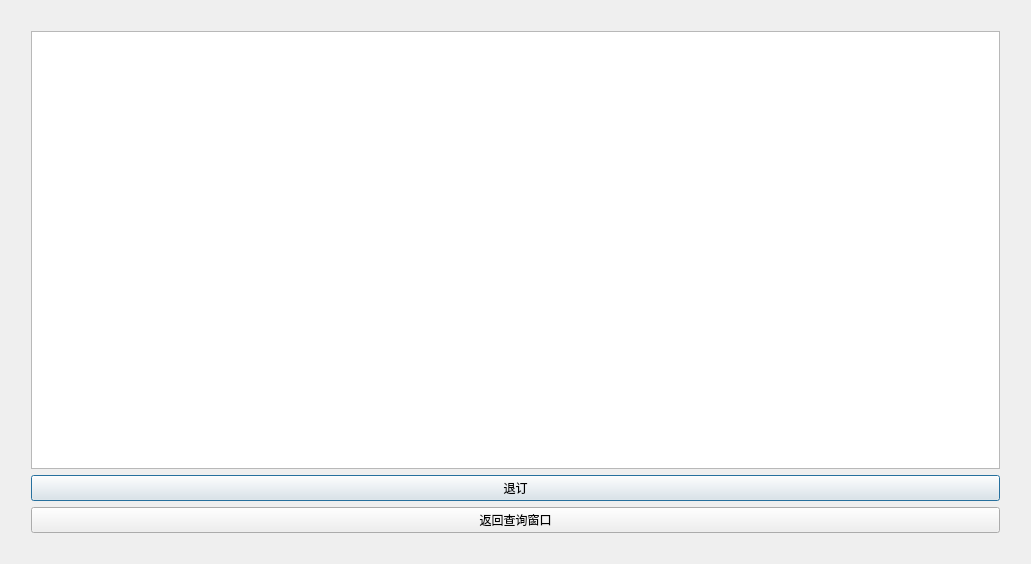
<?xml version="1.0" encoding="UTF-8"?>
<ui version="4.0">
 <class>Myticket</class>
 <widget class="QDialog" name="Myticket">
  <property name="geometry">
   <rect>
    <x>0</x>
    <y>0</y>
    <width>1031</width>
    <height>564</height>
   </rect>
  </property>
  <property name="windowTitle">
   <string>我的车票</string>
  </property>
  <property name="windowIcon">
   <iconset resource="pic.qrc">
    <normaloff>:/new/prefix1/12308.png</normaloff>:/new/prefix1/12308.png</iconset>
  </property>
  <layout class="QVBoxLayout" name="verticalLayout_3">
   <item>
    <layout class="QVBoxLayout" name="verticalLayout_2" stretch="0">
     <property name="spacing">
      <number>6</number>
     </property>
     <property name="leftMargin">
      <number>20</number>
     </property>
     <property name="topMargin">
      <number>20</number>
     </property>
     <property name="rightMargin">
      <number>20</number>
     </property>
     <property name="bottomMargin">
      <number>20</number>
     </property>
     <item>
      <layout class="QVBoxLayout" name="verticalLayout">
       <item>
        <widget class="QTableView" name="ticketsTableView"/>
       </item>
       <item>
        <widget class="QPushButton" name="modifyTicketBtn">
         <property name="text">
          <string>退订</string>
         </property>
        </widget>
       </item>
       <item>
        <widget class="QPushButton" name="exitBtn">
         <property name="text">
          <string>返回查询窗口</string>
         </property>
        </widget>
       </item>
      </layout>
     </item>
    </layout>
   </item>
  </layout>
 </widget>
 <resources>
  <include location="pic.qrc"/>
 </resources>
 <connections>
  <connection>
   <sender>exitBtn</sender>
   <signal>clicked()</signal>
   <receiver>Myticket</receiver>
   <slot>close()</slot>
   <hints>
    <hint type="sourcelabel">
     <x>515</x>
     <y>518</y>
    </hint>
    <hint type="destinationlabel">
     <x>515</x>
     <y>281</y>
    </hint>
   </hints>
  </connection>
 </connections>
</ui>
